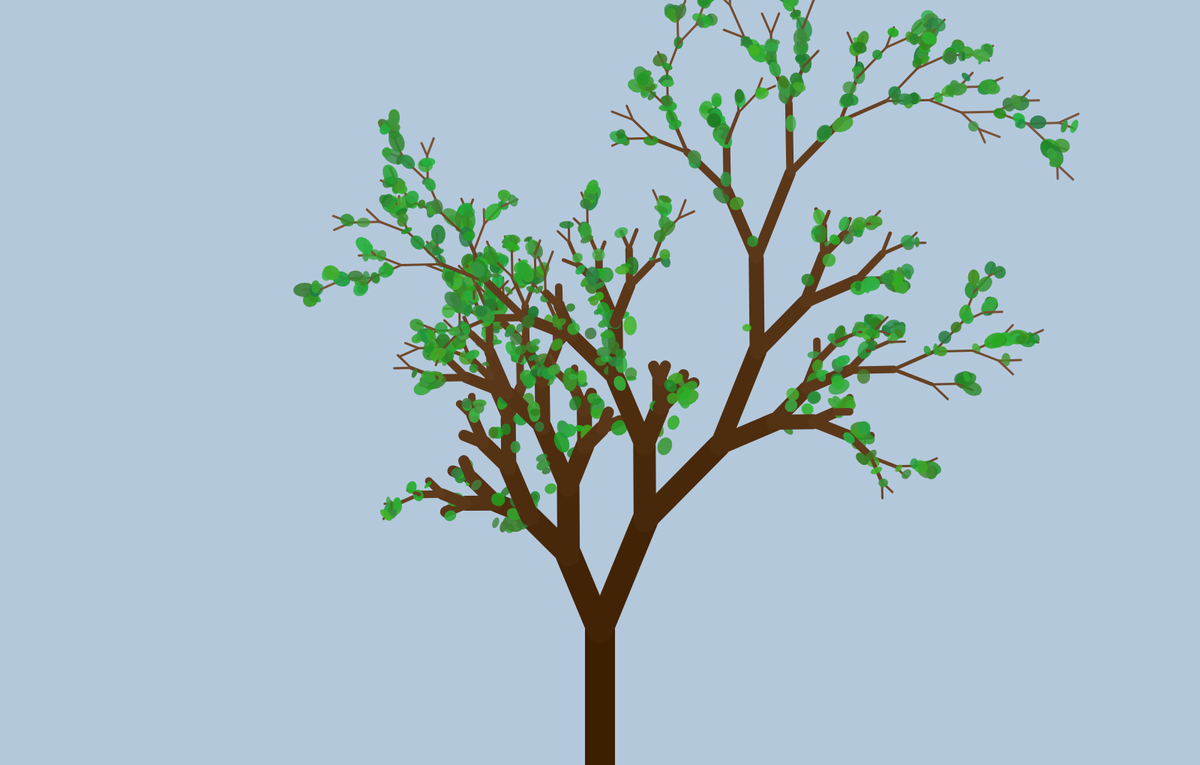
Frame 1 (no input)
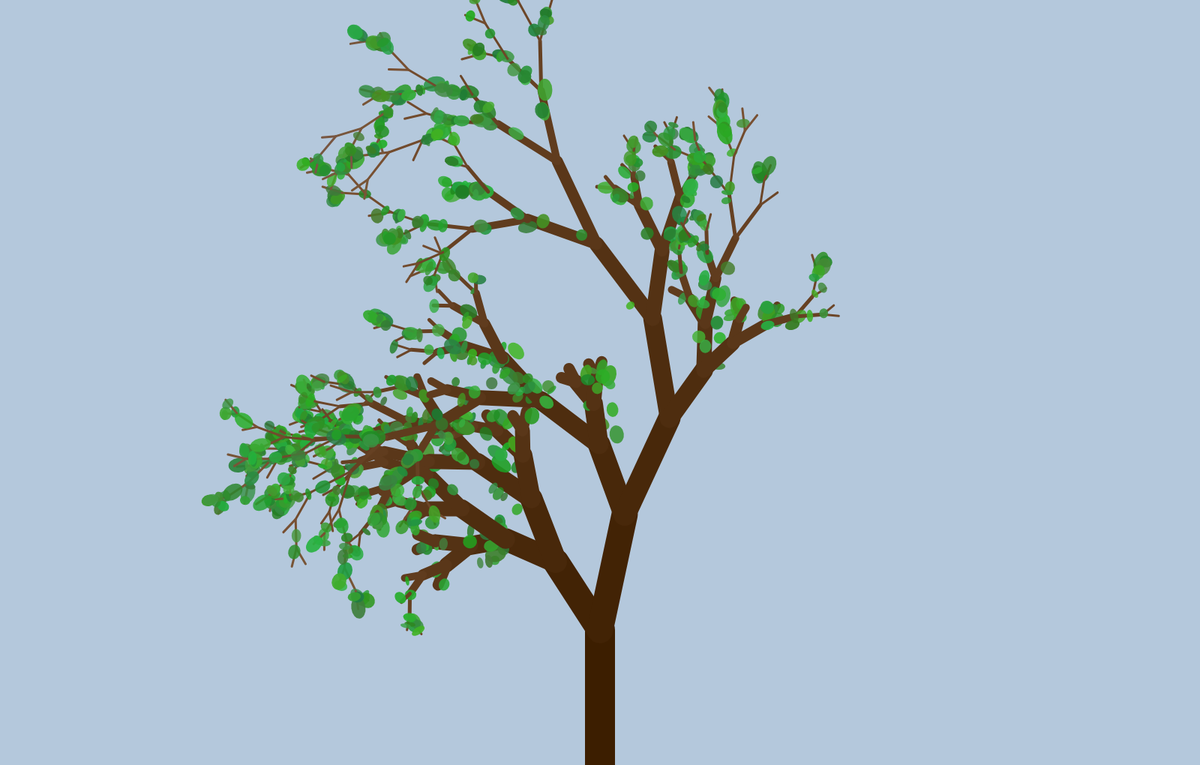
Frame 60 (no input)
Frame 120 (the mouse pressed at the canvas centre since frame 60): identical to frame 60, image omitted

The p5.js sketch that drew these frames (run headless with seeded random() and noise() and a simulated clock; from frame 60 on, the mouse is pressed at the canvas centre):

// p5.js sketch
// ── sketch.js
var root;
var separationSlider, childrenSlider, minLengthSlider;
var xMotion = 0;

function setup() {
  createCanvas(1600, 1020, P2D);
  root = new Branch(180, 0);

  // Sliders
  let slidersDiv = createDiv();

  separationSlider = createSlider(0, PI / 2, PI / 4, 0);
  separationSlider.parent(slidersDiv);
  let separationLabel = createP("Seperation: " + (separationSlider.value() / PI).toFixed(2) + "\u03C0");
  separationLabel.parent(slidersDiv);
  separationSlider.changed(function () {
    separationLabel.html("Seperation: " + (separationSlider.value() / PI).toFixed(2) + "\u03C0");
  });

  childrenSlider = createSlider(1, 3, 2);
  childrenSlider.parent(slidersDiv);
  let childrenLabel = createP("Children: " + childrenSlider.value());
  childrenLabel.parent(slidersDiv);
  childrenSlider.changed(function () {
    childrenLabel.html("Children: " + childrenSlider.value());
    root.branch(childrenSlider.value());
  });

  minLengthSlider = createSlider(20, 50, 30);
  minLengthSlider.parent(slidersDiv);
  let minLengthLabel = createP("Min length: " + minLengthSlider.value());
  minLengthLabel.parent(slidersDiv);
  minLengthSlider.changed(function () {
    minLengthLabel.html("Min length: " + minLengthSlider.value());
    root.branch(childrenSlider.value());
  });

  leafChanceSlider = createSlider(0, 0.9, 0.7, 0);
  leafChanceSlider.parent(slidersDiv);
  let leafChanceLabel = createP("Leaf chance: " + leafChanceSlider.value() * 100 + "%");
  leafChanceLabel.parent(slidersDiv);
  leafChanceSlider.changed(function () {
    leafChanceLabel.html("Leaf chance: " + (leafChanceSlider.value() * 100).toFixed(1) + "%");
    root.branch(childrenSlider.value());
  });

  root.branch(childrenSlider.value());
}

function draw() {
  frameRate(30);
  background(180, 200, 220);
  strokeWeight(3);
  translate(width / 2, height);

  calculateMotion();

  root.draw();
}

function calculateMotion() {
  xMotion = constrain(xMotion + (mouseX - width / 2) / width, -50, 50);
}

function Branch(length, depth) {
  this.length = length;
  this.depth = depth;
  this.branches = [];
  this.leaves = [];
  this.motionFactor = random(0.5, 1.5);

  this.draw = function () {
   stroke(min(60 + this.depth * 6, 120), min(30 + this.depth * 5, 86), min(this.depth * 5, 86));
    let branchThickness = max(3, 40 - this.depth * 5)
    strokeWeight(branchThickness);
    line(0, 0, 0, -this.length);
    translate(0, -this.length);

    let interval = separationSlider.value() / (this.branches.length - 1);
    for (let i = 0; i < this.branches.length; i++) {
      push();
      rotate(-(separationSlider.value() / 2) + interval * i + xMotion * 0.005 * this.motionFactor);
      this.branches[i].draw();
      pop();
    }

    // Leaves
    noStroke();
    for (let i = 0; i < this.leaves.length; i++) {
      this.leaves[i].draw(branchThickness);
    }
  }

  this.branch = function (children) {
    // Leaves
    this.leaves = []
    if (this.depth > 2) {
      while (random() < leafChanceSlider.value()) {
        let sizeX = random(12, 20);
        this.leaves.push(new Leaf(constrain(randomGaussian(), -1, 1), random(0, this.length), sizeX, sizeX * random(0.4, 1.6)));
      }
    }

    this.branches = []
    if (this.length > minLengthSlider.value()) {
      for (let i = 0; i < children; i++) {
        let branch = new Branch(this.length * random(0.5, 1), this.depth + 1);
        branch.branch(children);
        this.branches.push(branch);
      }
    }
  }
}

function Leaf(xOffset, yPos, sizeX, sizeY) {
  this.xOffset = xOffset;
  this.yPos = yPos;
  this.sizeX = sizeX;
  this.sizeY = sizeY;
  this.colour = color(50 + random(-20, 20), 150 + random(-30, 30), 50 + random(-20, 20), 220 + random(-20, 20));

  this.draw = function (branchThickness) {
    fill(this.colour);
    ellipse(branchThickness * this.xOffset, this.yPos, this.sizeX, this.sizeY);
  }
}
